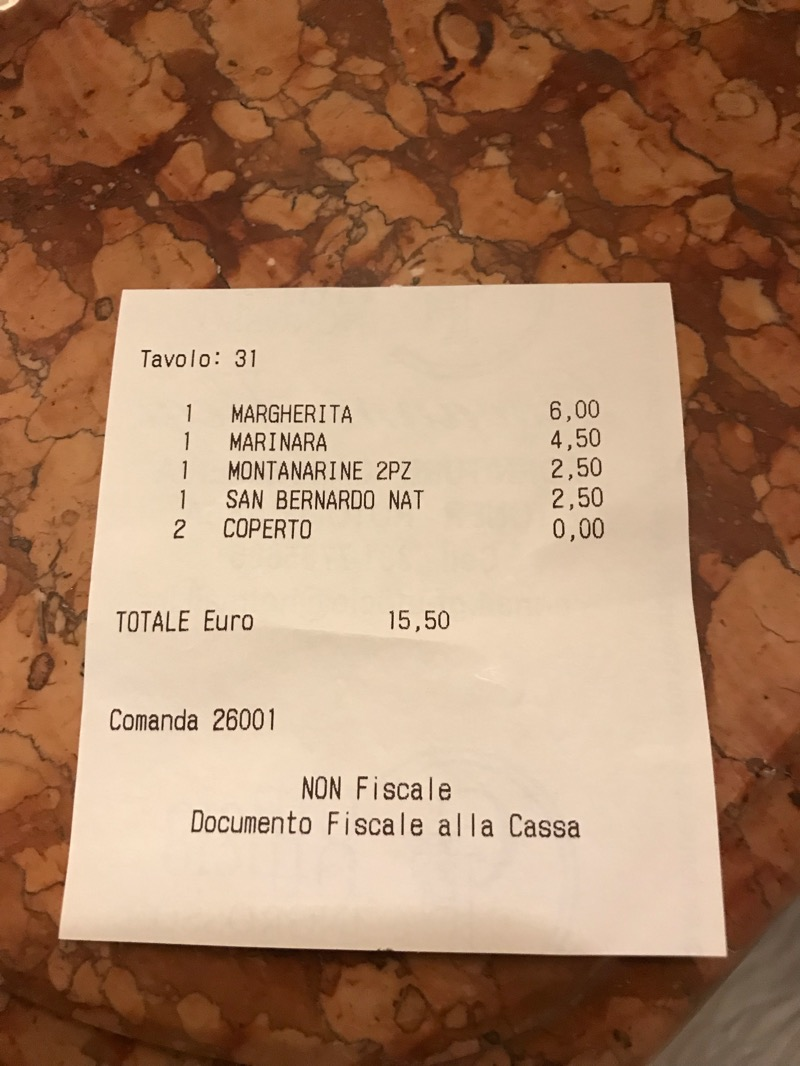
#> input picture bill.jpeg, 800 x 1066 px; the run also reads 1 picture not shown here
$ jupyter execute --allow-errors Building_Document_Scanner_Using_OpenCV.ipynb   (shell and % lines are left out)
#> lines starting #> are read from the running program, lines starting #| are printed output that depends on the picture; after the words box and inside, x2 and y2 are one past the last pixel; in counts of white or black regions, pixels touching at a corner belong together
[cell 1]
#imports

import numpy as np
import matplotlib.pyplot as plt
import cv2

# Enable inline plotting

[cell 2]
# Read and display the original image

im_path = "bill.jpeg"
img = cv2.imread(im_path)
#> img is the input picture: shape (1066, 800, 3); mean B, G, R 102.9, 131.2, 169.5
print("Original image shape:", img.shape)
#| Original image shape: (1066, 800, 3)

[cell 3]
# Resize the image for easier processing and display

img = cv2.resize(img, (1000, 800))
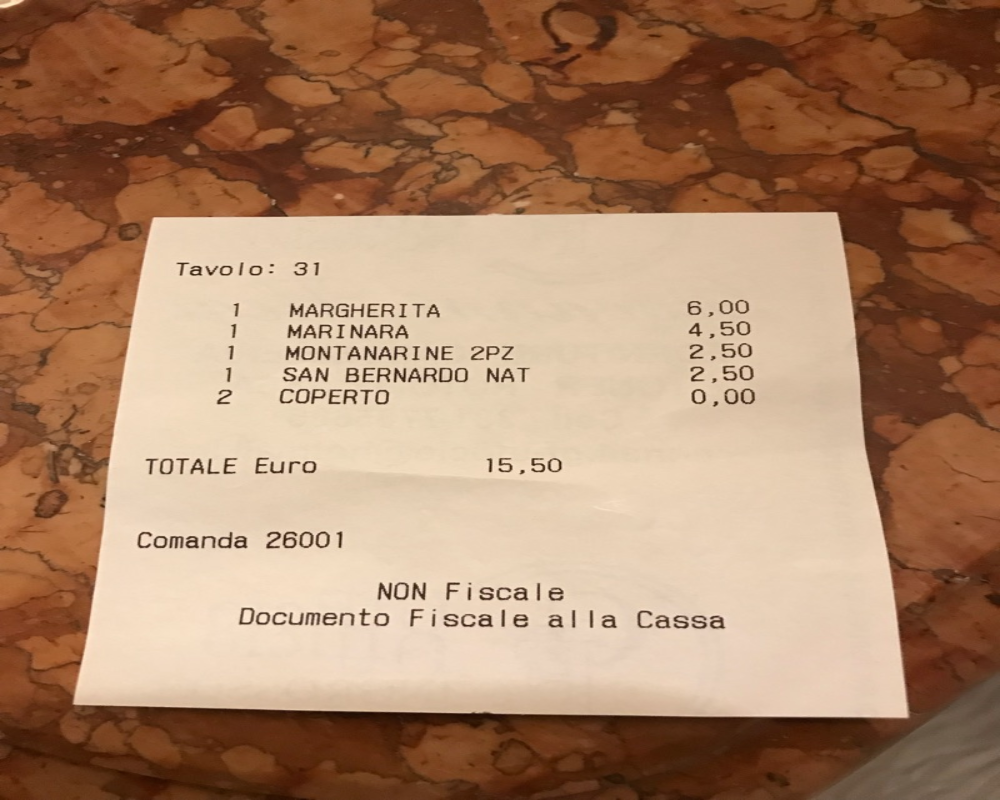
#> img: shape (800, 1000, 3); mean B, G, R 102.8, 131.1, 169.4
print("Resized image shape:", img.shape)
#| Resized image shape: (800, 1000, 3)
plt.imshow(cv2.cvtColor(img, cv2.COLOR_BGR2RGB))  # Convert BGR to RGB for displaying
plt.title("Resized Image")
plt.show()

[cell 4]
# Convert the image to grayscale and display it

gray = cv2.cvtColor(img, cv2.COLOR_BGR2GRAY)
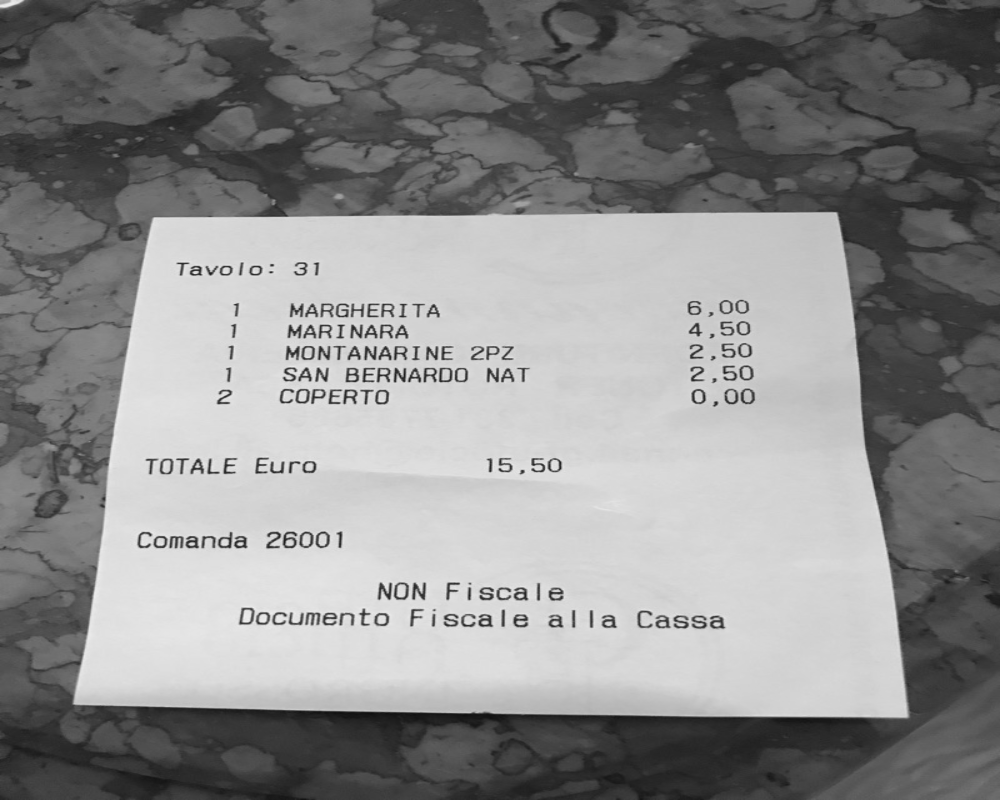
#> gray: shape (800, 1000); min 15, max 238, mean 139.3
plt.imshow(gray, cmap="gray")
plt.title("Grayscale Image")
plt.show()

[cell 5]
# Apply Gaussian Blur to the grayscale image to reduce noise

blurred = cv2.GaussianBlur(gray, (7, 7), 0)  # Larger kernel size
plt.imshow(blurred, cmap="gray")
plt.title("Blurred Image")
plt.show()

[cell 6]
# Perform edge detection using the Canny algorithm and display the result

edge = cv2.Canny(blurred, 30, 100)  # Adjust thresholds
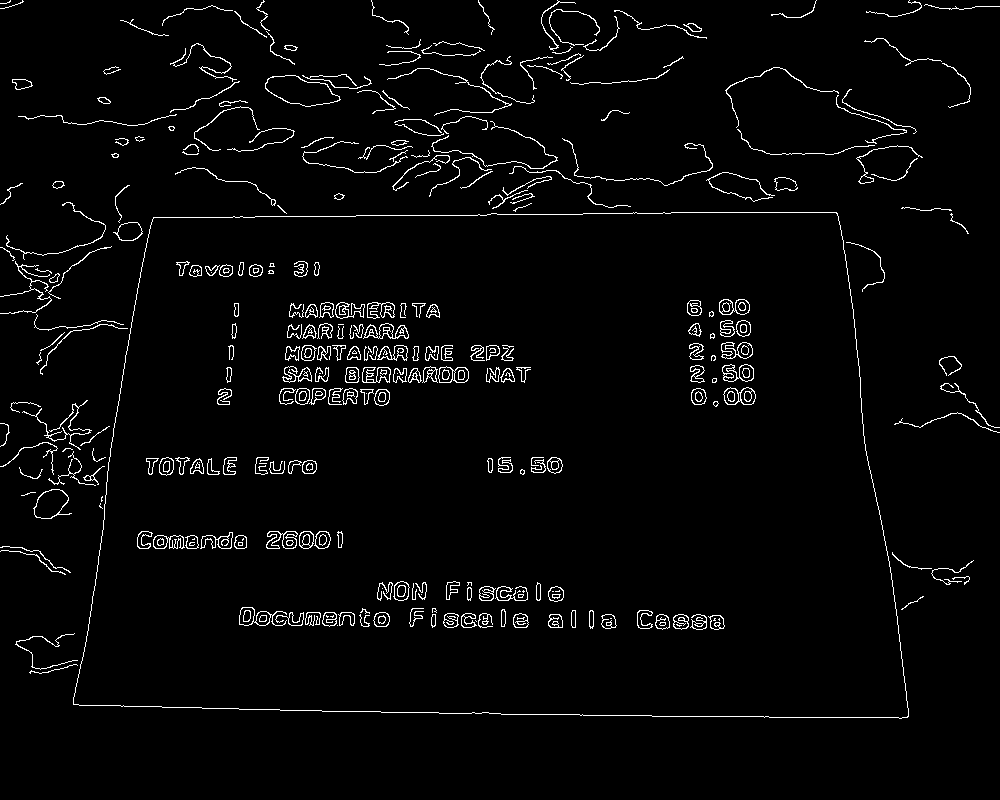
#> edge: shape (800, 1000); 3% white in thin lines or dots, all inside (x1, y1, x2, y2) = (0, 0, 1000, 719)
plt.imshow(edge, cmap="gray")
plt.title("Edge Detection")
plt.show()

[cell 7]
# Extract contours from the edge-detected image

contours, _ = cv2.findContours(edge, cv2.RETR_LIST, cv2.CHAIN_APPROX_SIMPLE)
#> contours = 543 contours, 212 with area under 20; largest, box (x1, y1, x2, y2) and area: (73, 212, 909, 719) 379500, (73, 212, 909, 719) 379496, (265, 75, 341, 107) 1494, (265, 75, 340, 107) 1464, (33, 489, 72, 519) 718
print(f"Number of contours found: {len(contours)}")
#| Number of contours found: 543

# Sort contours by area in descending order

contours = sorted(contours, key=cv2.contourArea, reverse=True)
print(f"Number of contours after sorting: {len(contours)}")
#| Number of contours after sorting: 543

[cell 8]
# Select the largest contour that approximates to a quadrilateral

for c in contours:
    p = cv2.arcLength(c, True)
    approx = cv2.approxPolyDP(c, 0.01 * p, True)
    if len(approx) == 4:
        target = approx
        break
#> this loop made 1 pass
#> (p, target) on pass 1: (2590.6, [[837, 213], [153, 217], [73, 704], [907, 717]])

[cell 9]
# Check if a suitable contour was found

if target is not None:
    print(f"Target contour shape: {target.shape}")
#| Target contour shape: (4, 1, 2)
else:
    print("No suitable contour found")

[cell 10]
# Function to reorder the contour points

def reorder(h):
    h = h.reshape((4, 2))
#> h = [[837, 213], [153, 217], [73, 704], [907, 717]]
    hnew = np.zeros((4, 2), dtype=np.float32)

    add = h.sum(axis=1)
#> add = [1050, 370, 777, 1624]
    hnew[0] = h[np.argmin(add)]
    hnew[2] = h[np.argmax(add)]

    diff = np.diff(h, axis=1)
#> diff = [-624, 64, 631, -190]
    hnew[1] = h[np.argmin(diff)]
    hnew[3] = h[np.argmax(diff)]

    return hnew

[cell 11]
# Reorder the contour points for perspective transformation

if target is not None:
    target_reordered = reorder(target)
#> target_reordered = [[153, 217], [837, 213], [907, 717], [73, 704]]
    print(f"Reordered points: {target_reordered}")
#| Reordered points: [[153. 217.]
#|  [837. 213.]
#|  [907. 717.]
#|  [ 73. 704.]]

    # Perform perspective transformation

    input_representation = target_reordered.astype(np.float32)
#> input_representation = [[153, 217], [837, 213], [907, 717], [73, 704]]
    output_map = np.float32([[0, 0], [800, 0], [800, 800], [0, 800]])

    M = cv2.getPerspectiveTransform(input_representation, output_map)
#> M = [[1.35, 0.221, -254.1], [0.0131, 2.23, -486.6], [5.2e-05, 0.000503, 1]]
    ans = cv2.warpPerspective(img, M, (800, 800))
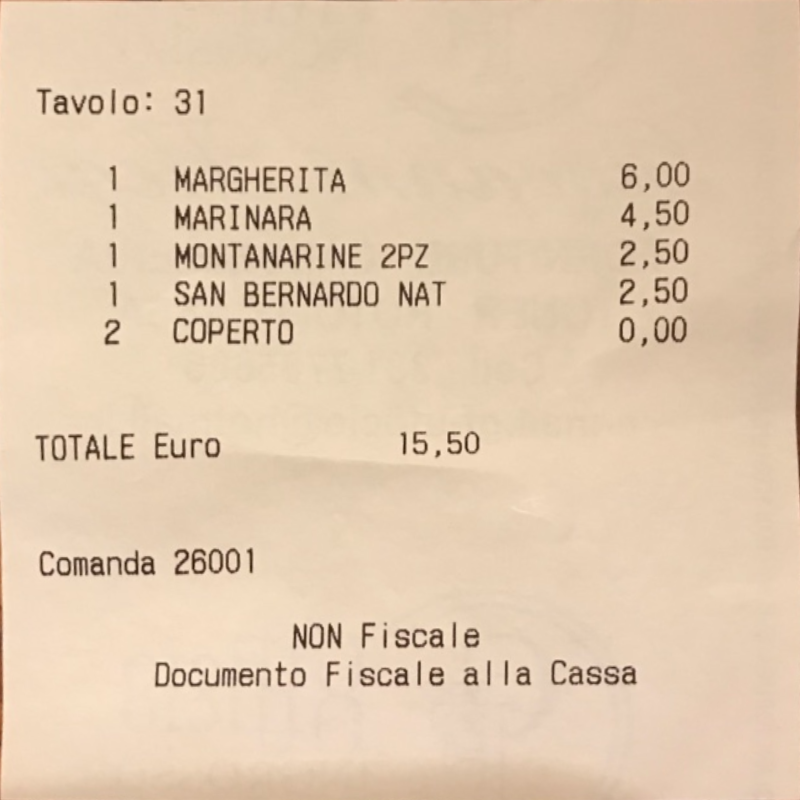
#> ans: shape (800, 800, 3); mean B, G, R 176.1, 202.3, 225.8
    plt.imshow(cv2.cvtColor(ans, cv2.COLOR_BGR2RGB))
    plt.title("Perspective Transformed Image")
    plt.show()
else:
    ans = None
    print("Perspective transformation not applied due to missing contour")

[cell 12]
# Convert the perspective-transformed image to grayscale

if ans is not None:
    res = cv2.cvtColor(ans, cv2.COLOR_BGR2GRAY)
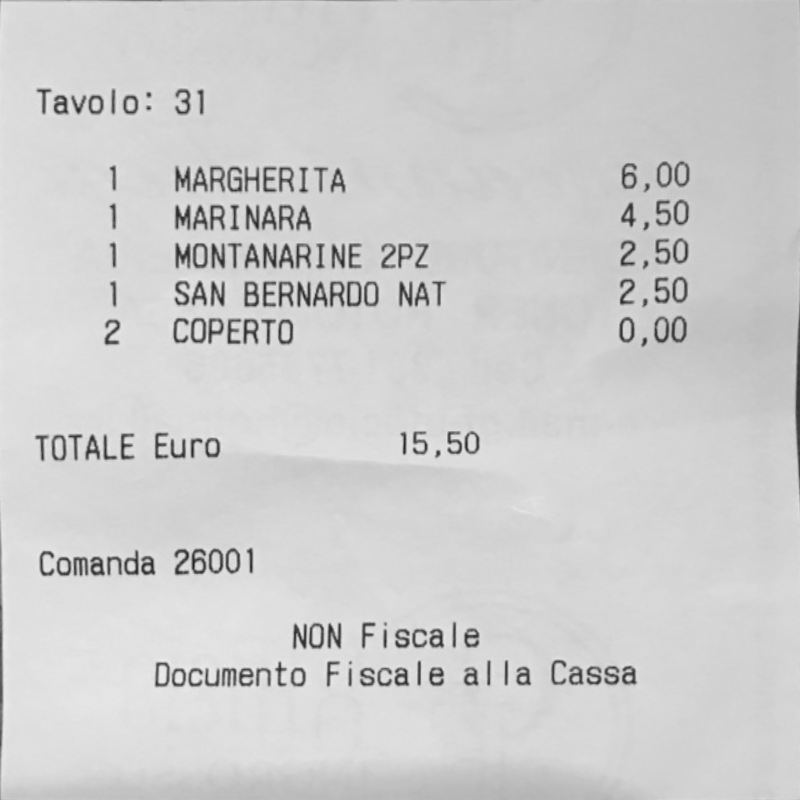
#> res: shape (800, 800); min 33, max 237, mean 206.3

    # Apply Gaussian Blur to the transformed image

    b_res = cv2.GaussianBlur(res, (3, 3), 0)

    # Display the blurred transformed image

    plt.imshow(b_res, cmap='gray')
    plt.title("Blurring After Perspective Transformation")
    plt.show()
else:
    print("Skipping grayscale and blur steps due to missing transformed image")

[cell 13]
# Save the transformed image
output_path = "transformed_document.jpg"
cv2.imwrite(output_path, b_res)
#> Out = True

[cell 14]
import easyocr
import cv2
from matplotlib import pyplot as plt
import numpy as np

[cell 15]
IMAGE_PATH = '/content/transformed_document.jpg'

#> (a cell that did not finish here is left out)

#> (a cell that did not finish here is left out)

[cell 18]
img = cv2.imread(IMAGE_PATH)
#> (the rest of this cell did not finish here and is left out)

[cell 19]
# List to store the detected text
detected_texts = []
img = cv2.imread(IMAGE_PATH)
spacer = 100
#> (the rest of this cell did not finish here and is left out)

[cell 20]
# Print the detected text line by line
print("Scanned Text:")
for line in detected_texts:
    print(line)
